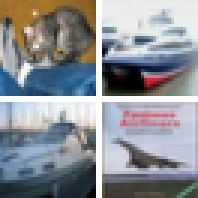

Reproduce this figure in Python.
"""CIFAR-10 test kumesinin ilk dort goruntusunu 2x2 kucuk resim izgarasi olarak kaydeder
(genel bakis semasi icin gercek ornekler; en yakin komsu buyutme, 32 -> 96 px).
Konteynerde: docker exec -w /workspace adeb_eval python paper/figures/overview/cifar_thumbs.py
"""
import json

import numpy as np
from PIL import Image
from torchvision import datasets

ds = datasets.CIFAR10(root="./data", train=False, download=False)
idx = [0, 1, 2, 3]
S, G = 96, 6  # kenar, bosluk
canvas = Image.new("RGB", (2 * S + G, 2 * S + G), (255, 255, 255))
labels = []
for k, i in enumerate(idx):
    img, y = ds[i]
    labels.append({"index": i, "label": ds.classes[y]})
    big = img.resize((S, S), Image.NEAREST)
    canvas.paste(big, ((k % 2) * (S + G), (k // 2) * (S + G)))
out = "paper/figures/overview/cifar_thumbs.png"
canvas.save(out)
with open("paper/figures/overview/cifar_thumbs.kanit.json", "w", encoding="utf-8") as fh:
    json.dump({"kaynak": "torchvision CIFAR10 test, indices 0-3", "ornekler": labels,
               "buyutme": "nearest, 32->96 px"}, fh, indent=1, ensure_ascii=False)
print(out, labels)
